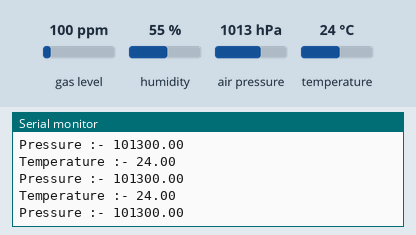
Bench run of a sketch on a simulated Arduino Uno, built with avr-gcc and run on an emulated ATmega328P. Parts: the last lines printed to the serial monitor. The test bench sets the inputs (shaded band); at power-on: air pressure 1013 hPa, temperature 24 °C, gas level 100 ppm, humidity 55 %.

Above: at 1.2 s.
1.3 s: air pressure set to 952 hPa
At 1.54 s:
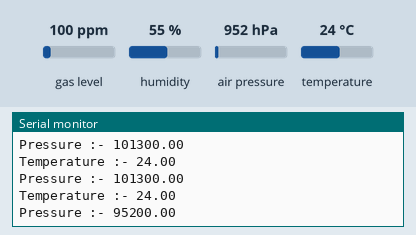
2.8 s: temperature set to 12 °C
At 2.93 s:
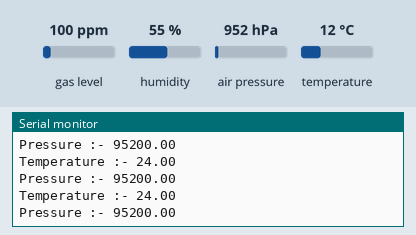
4.3 s: air pressure set to 1000 hPa
At 4.32 s:
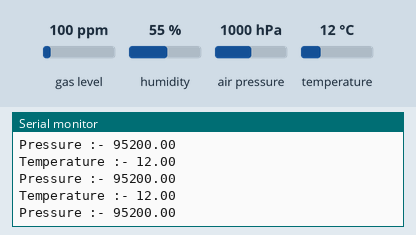
Timing chart, 0 to 7.3 s (numbered marks = the images above; inputs shaded):
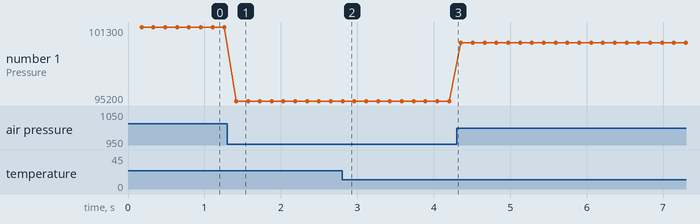

The sketch:

BMP390.ino
```cpp
#include <Adafruit_Sensor.h>
#include "Adafruit_BMP3XX.h"
Adafruit_BMP3XX bmp;

const int sea=1013.25;

void setup() {
  // put your setup code here, to run once:
  Serial.begin(9600);
  while (!Serial);
  if (!bmp.begin_I2C()) {
    Serial.println("Could not find a valid BMP3 sensor, check wiring!");
    while (1);
  }
}

void loop() {
  // put your main code here, to run repeatedl
if (! bmp.performReading()) {
    Serial.println("Failed to perform reading :(");
    return;  }

  Serial.print("Temperature :- ");
  Serial.println(bmp.temperature);
  Serial.print("Pressure :- ");
  Serial.println(bmp.pressure);

}
```

Measured:
- after the input at 1.3 s, the serial monitor: prints a new line after 0.12 s (image 1)
- plotted number 1: 101300 → 95200 after the input at 1.3 s, 95200 → 100000 after the input at 4.3 s
